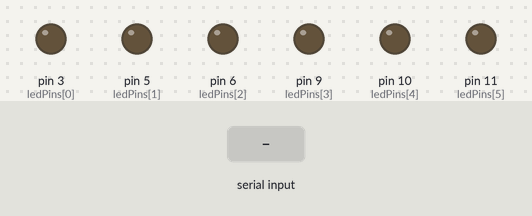
Simulated run of this sketch. Board: Arduino Uno, built with avr-gcc and run on an emulated ATmega328P. On the bench: output pins drawn as LEDs (lit = HIGH). Inputs (shaded band) come from the test bench.

Above: at 1.2 s.
1.3 s: "90,45\n" received over Serial
At 2.5 s:
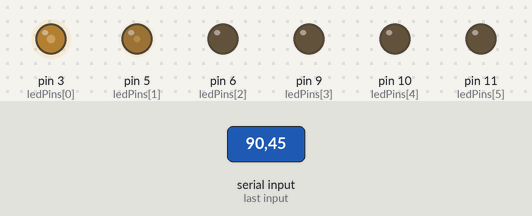
2.8 s: "30,150\n" received over Serial
At 3.8 s:
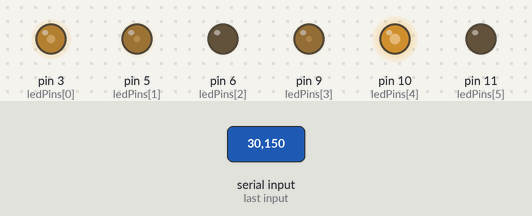
4.3 s: "5\n" received over Serial
At 6.5 s:
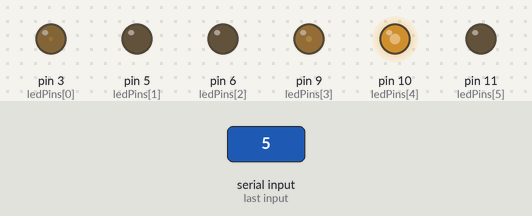
6.8 s: "90\n" received over Serial
At 8.7 s:
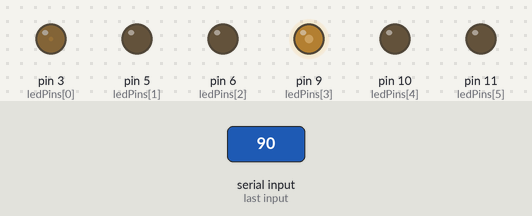
9.3 s: "200\n" received over Serial
At 9.9 s:
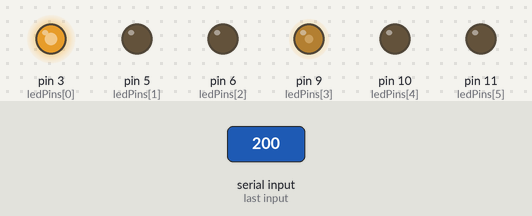
10.8 s: "90,45\n" received over Serial
At 11.1 s:
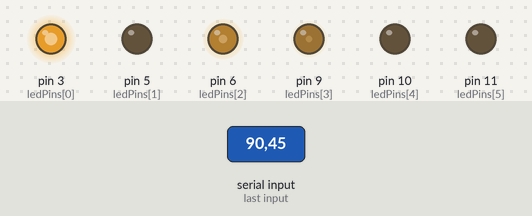
Timing chart, 0 to 13.3 s (numbered marks = the images above; inputs shaded):
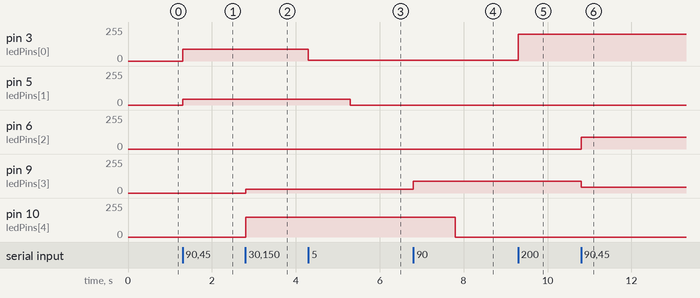

The sketch:

Serial_LED.ino
```cpp
char ledPins[] = { 3, 5, 6, 9, 10, 11 };


void setup() {
  Serial.begin(9600);
  for (int i=0; i<6; i++) {
    pinMode(ledPins[i], OUTPUT);
  }
}

void loop() {
  unsigned char brightness[6];
  while (Serial.available()) {
    for (int i=0; i<6; i++) {
      brightness[i] = Serial.parseInt();
      analogWrite(ledPins[i], brightness[i]);
    }
  }
}
```

Measured:
- after the input at 1.3 s, pin 3 (ledPins[0]): 0/255 → 90/255 at once; pin 5 (ledPins[1]): 0/255 → 45/255 at once
- after the input at 2.8 s, pin 9 (ledPins[3]): 0/255 → 30/255 at once; pin 10 (ledPins[4]): 0/255 → 150/255 at once
- after the input at 4.3 s, pin 3 (ledPins[0]): 90/255 → 5/255 at once; pin 5 (ledPins[1]): 45/255 → 0/255 after 1.0 s
- after the input at 6.8 s, pin 9 (ledPins[3]): 30/255 → 90/255 at once; pin 10 (ledPins[4]): 150/255 → 0/255 after 1.0 s instead of 1.5 s
- after the input at 9.3 s, pin 3 (ledPins[0]): 5/255 → 200/255 at once
- after the input at 10.8 s, pin 6 (ledPins[2]): 0/255 → 90/255 at once; pin 9 (ledPins[3]): 90/255 → 45/255 at once
